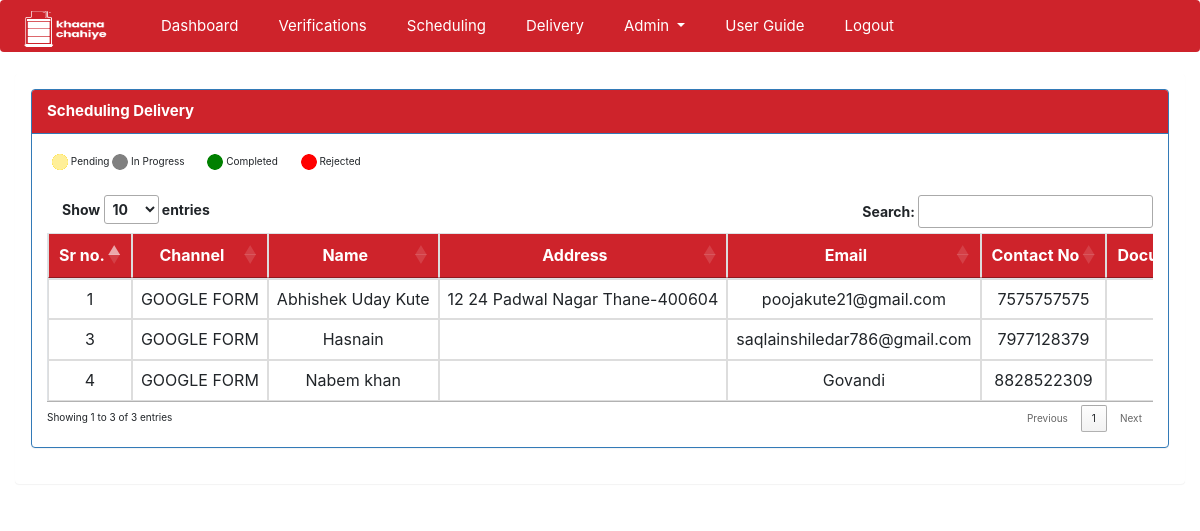
Page /main.php?page=scheduling/scheduling (signed in) on the committed database.
### tables this page shows
CREATE TABLE `request_details` (
  `id` bigint(20) UNSIGNED NOT NULL,
  `document_id` bigint(20) UNSIGNED NOT NULL,
  `channel_id` bigint(20) UNSIGNED NOT NULL,
  `name` varchar(100) NOT NULL,
  `address` text NOT NULL,
  `contact_no` varchar(20) NOT NULL,
  `document_no` varchar(200) NOT NULL,
  `email` varchar(60) NOT NULL,
  `gender` enum('M','F') NOT NULL,
  `no_of_people` varchar(45) NOT NULL,
  `is_beneficiary` enum('Y','N') NOT NULL,
  `aid_form` bigint(20) UNSIGNED NOT NULL,
  `request_type` enum('bulk','single') NOT NULL,
  `latitude` varchar(20) NOT NULL,
  `longitude` varchar(20) NOT NULL,
  `remark` text NOT NULL,
  `created_at` timestamp NULL DEFAULT NULL,
  `updated_at` timestamp NULL DEFAULT NULL
);

CREATE TABLE `channel_types` (
  `id` bigint(20) UNSIGNED NOT NULL,
  `name` varchar(100) NOT NULL,
  `status` enum('Y','N') NOT NULL
);

### includes/functions.php (called while the page is built, shortened)
<?php
function get_channelname($roleid) {
    include('connection.php');
    $sql = "select name from ".channel_type." WHERE id='".$roleid."'";
    $result = mysqli_query($conn,$sql) or die(mysqli_error($conn));
    $row = mysqli_fetch_assoc($result);
    return $row['name'];
}
?>

### scheduling/scheduling.php (the view, shortened to what this page needs)
<?php
$verification_details = "select a.*,b.verification_status,b.scheduling_status,b.delivery_status,b.scheduling_date,b.verification_date,b.delivery_set_date from ".request_details." a INNER JOIN ".request_details_delivery." b
ON a.id= b.request_id WHERE b.verification_status='Y'";
$verification_details_res = mysqli_query($conn,$verification_details) or die(mysqli_error($conn));
?>
<html>
<div class="panel panel-primary">
  <div class="panel-heading">
    <b>Scheduling Delivery</b>
  </div>
  <div class="form-group" style="margin-left:20px;margin-top:20px;">
       <span>
           <img src="<?php echo WEBSITE . 'images/yBlink.gif'; ?>"> Pending
       </span>
       <span>
          <img src="<?php echo WEBSITE . 'images/gy.png'; ?>"> In Progress
        </span>
       <span style="padding-left:20px;">
           <img src="<?php echo WEBSITE . 'images/g.png'; ?>"> Completed
       </span>
       <span style="padding-left:20px;">
           <img src="<?php echo WEBSITE . 'images/r.png'; ?>"> Rejected
       </span>
  </div>
  <div class="panel-body">
    <table class="table table-bordered dt-responsive nowrap dataTable no-footer">
        <thead>
          <tr>
            <th class="text-center">Sr no.</th>
            <th class="text-center">Channel</th>
            <th class="text-center">Name</th>
            <th class="text-center">Address</th>
            <th class="text-center">Email</th>
            <th class="text-center">Contact No</th>
            <th class="text-center">Document Type</th>
          </tr>
        </thead>
        <tbody>
        <?php
        if(mysqli_num_rows($verification_details_res) > 0):
        while($verification_details_row = mysqli_fetch_array($verification_details_res)):?>
          <tr>
            <td class="text-center"><?php echo $verification_details_row['id']; ?></td>
            <td class="text-center"><?php echo get_channelname($verification_details_row['channel_id']); ?></td>
            <td class="text-center"><?php echo $verification_details_row['name']; ?></td>
            <td class="text-center"><?php echo $verification_details_row['address']; ?></td>
            <td class="text-center"><?php echo $verification_details_row['email']; ?></td>
            <td class="text-center"><?php echo $verification_details_row['contact_no']; ?></td>
            <td class="text-center"><?php echo get_documenttype($verification_details_row['document_id']); ?></td>
          </tr>
        <?php
        endwhile;
      endif;?>
        </tbody>
        </table>
  </div>
</div>
</html>

### css/index.css (style rules this page uses)
body { background: #3e4144; }

### css/home.css (style rules this page uses)
thead, .panel-heading { background-color: #CE232B; color: #fff; }
.panel-primary>.panel-heading { color: #fff; font-size: 15px !important; background-color: #CE232B; background-color: #CE232B; }

### rows in the picture
request_details: id "1", channel.name "GOOGLE FORM", name "Abhishek Uday Kute", address "12 24 Padwal Nagar Thane-400604", email "poojakute21@gmail.com", contact_no "7575757575"
request_details: id "3", channel.name "GOOGLE FORM", name "Hasnain", email "saqlainshiledar786@gmail.com", contact_no "7977128379"
request_details: id "4", channel.name "GOOGLE FORM", name "Nabem khan", email "Govandi", contact_no "8828522309"
